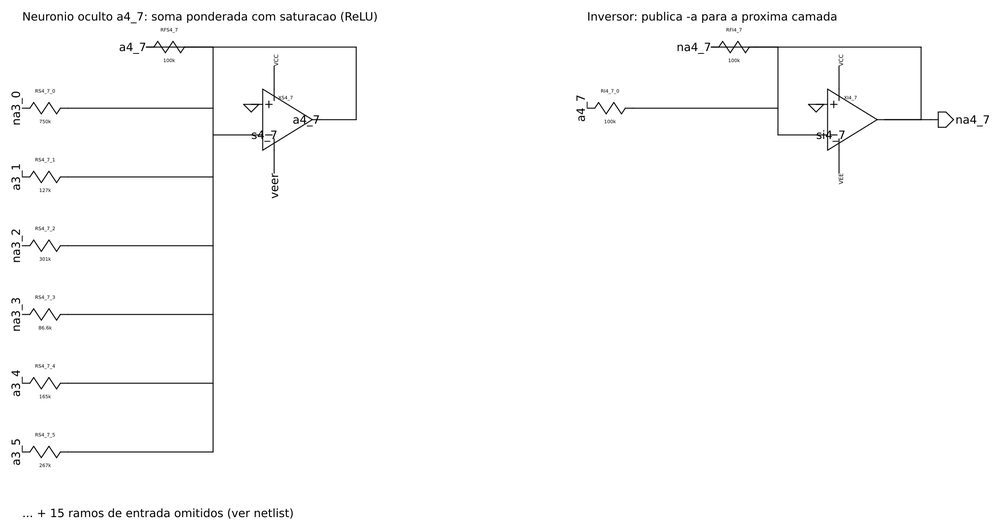
#> input picture reports/analog-mlp/imagens/generated/neuronio_oculto.png, 1000 x 530 px, shrunk from 2096 x 1110 before the run
$ python crop_figures.py
#> lines starting #> are read from the running program, lines starting #| are printed output that depends on the picture
"""Auto-crop white margins of the schematic PNGs used by the report.

The .asc sheet bounds include generous slack, so the rendered PNGs have
large empty borders that shrink the useful drawing when placed at
\\textwidth in LaTeX. This trims each PNG to its ink bounding box plus a
small pad, in place.

    ./claw-spice code build experiments/analog-mlp/crop_figures.py \
        --output-dir experiments/analog-mlp
"""

from __future__ import annotations

from pathlib import Path

import matplotlib.image as mpimg
import matplotlib.pyplot as plt
import numpy as np

PAD = 24
TARGETS = ["neuronio_oculto.png", "neuronio_saida.png"]


def crop(path: Path) -> tuple[int, int]:
    image = mpimg.imread(str(path))
#> image is the input picture: shape (530, 1000, 4) float32; mean R, G, B, A 0.987, 0.987, 0.987, 1
    if image.shape[2] == 4:
        alpha = image[:, :, 3]
#> alpha: shape (530, 1000) float32; every value is 1
        ink = (alpha > 0) & (image[:, :, :3].min(axis=2) < 0.98)
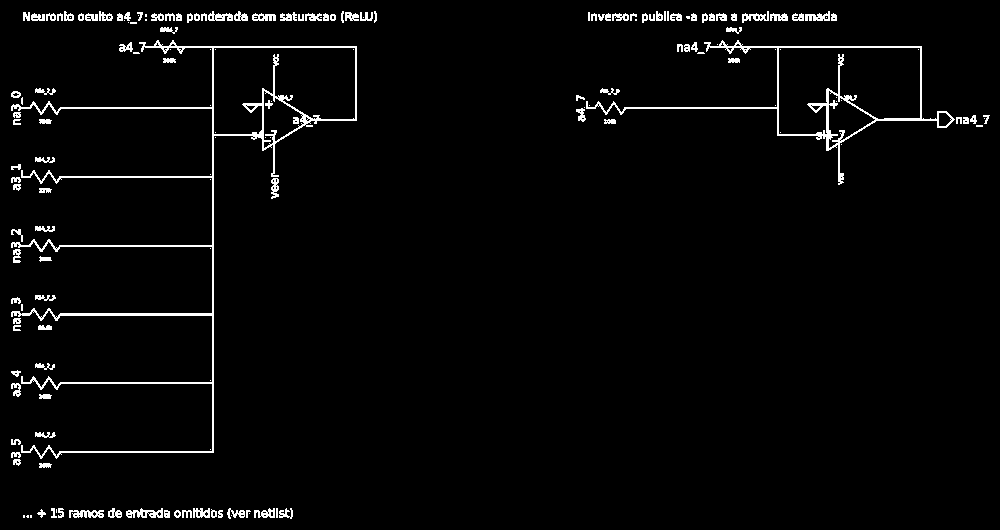
#> ink: shape (530, 1000) bool; 2.8% white in thin lines or dots
    else:
        ink = image.min(axis=2) < 0.98
    rows = np.flatnonzero(ink.any(axis=1))
#> rows = 459 values from 11 to 518
    cols = np.flatnonzero(ink.any(axis=0))
#> cols = 775 values from 11 to 989
    r0, r1 = max(rows[0] - PAD, 0), min(rows[-1] + PAD, image.shape[0])
#> r0 = 0; r1 = 530
    c0, c1 = max(cols[0] - PAD, 0), min(cols[-1] + PAD, image.shape[1])
#> c0 = 0; c1 = 1000
    cropped = image[r0:r1, c0:c1]
    plt.imsave(str(path), cropped)
    return cropped.shape[1], cropped.shape[0]


def build(output_dir: str | Path) -> dict[str, str]:
    images = Path(__file__).resolve().parents[2] / "reports" / "analog-mlp" / "imagens" / "generated"
    result = {}
    for name in TARGETS:
        target = images / name
        if target.exists():
            width, height = crop(target)
#> width = 1000; height = 530
            result[name] = f"{width}x{height}"
#> pass 2 of the loop in build, `for name in TARGETS:`:
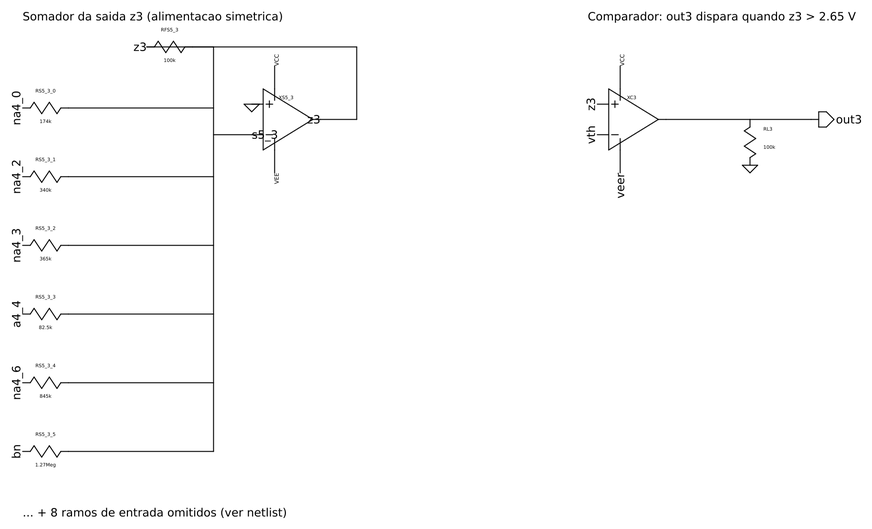
#> input picture reports/analog-mlp/imagens/generated/neuronio_saida.png, 872 x 529 px, shrunk from 1827 x 1109 before the run
#> in crop, image is the input picture: shape (529, 872, 4) float32; mean R, G, B, A 0.987, 0.987, 0.987, 1
#> alpha: shape (529, 872) float32; every value is 1
#> in crop (call 2), `ink = (alpha > 0) & (image[:, :, :3].min(axis=2) < 0.98)`:
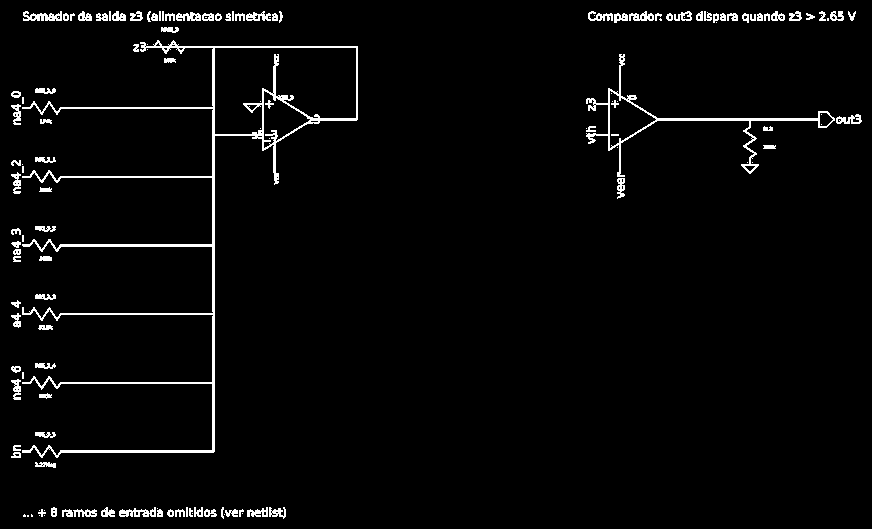
#> ink: shape (529, 872) bool; 3% white in thin lines or dots
#> rows = 454 values from 11 to 518
#> cols = 622 values from 11 to 861
#> r1 = 529
#> c1 = 872
    return result


if __name__ == "__main__":
    print(build(Path(__file__).parent))
